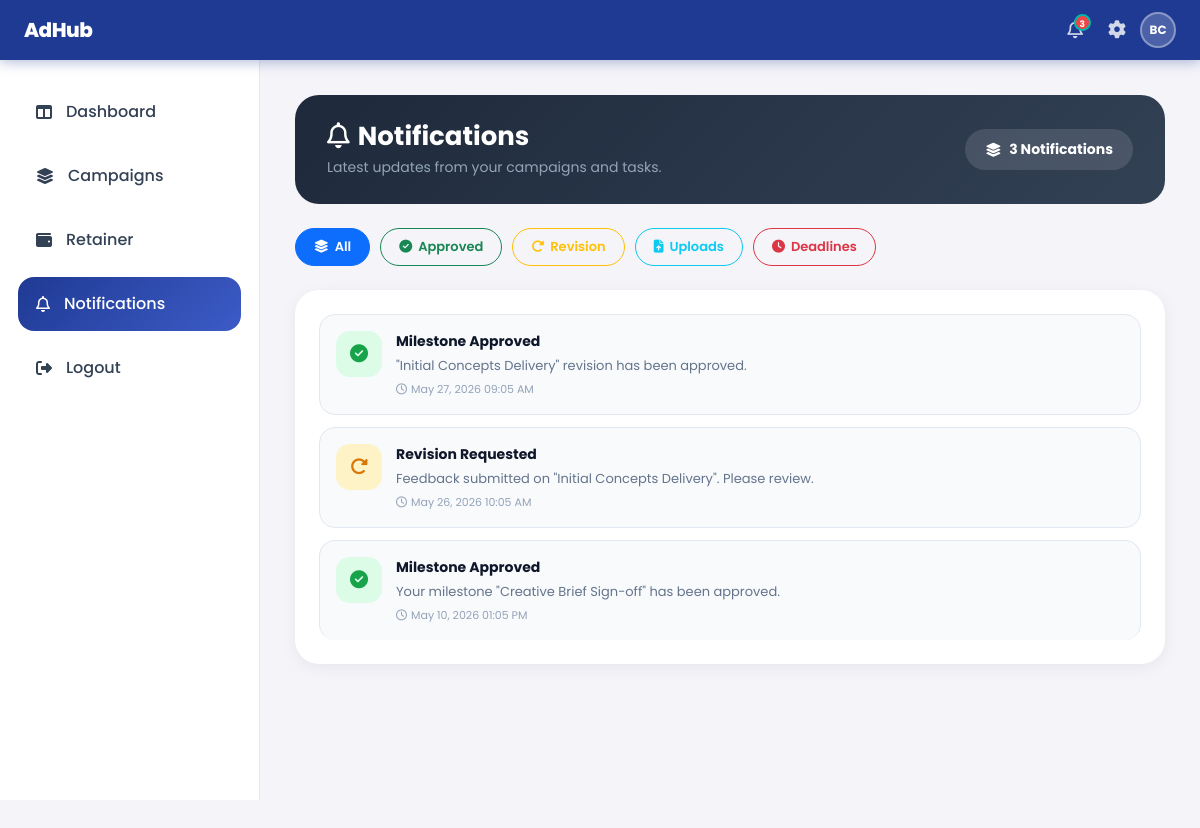
/client/notifications/notifications.php (signed in), run on the app's committed database.
### tables this page shows
CREATE TABLE notifications (
    notification_id INT          AUTO_INCREMENT PRIMARY KEY,
    user_id         INT          NULL,
    title           VARCHAR(255),
    message         TEXT,
    is_read         TINYINT(1)   NOT NULL DEFAULT 0,
    created_at      TIMESTAMP    DEFAULT CURRENT_TIMESTAMP,
    deleted_at      DATETIME     NULL DEFAULT NULL
);

### client/notifications/notifications.php (the view, shortened to what this page needs)
<?php
include('../../includes/topbar.php');
$user_id = $_SESSION['user_id'];
$filter = $_GET['filter'] ?? 'all';
$filterCondition = "";
$notifications = mysqli_query($conn,"
    SELECT *
    FROM notifications
    WHERE user_id = '$user_id'
    $filterCondition
    ORDER BY created_at DESC
");
?>
<!DOCTYPE html>
<html lang="en">
<head>
<link href="https://cdn.jsdelivr.net/npm/bootstrap@5.3.3/dist/css/bootstrap.min.css" rel="stylesheet">
<link rel="stylesheet" href="/AdHub_V2/assets/css/style.css">
<link rel="stylesheet" href="/AdHub_V2/assets/css/dashboard.css">
<link rel="stylesheet" href="https://cdnjs.cloudflare.com/ajax/libs/font-awesome/6.5.1/css/all.min.css"/>
</head>
<body>
<div class="sidebar">
    <div class="sidebar-menu">
        <a href="../dashboard/dashboard.php">
            <i class="fa-solid fa-table-columns"></i>
            Dashboard
        </a>
        <a href="../kanban/main_board.php">
            <i class="fa-solid fa-layer-group"></i>
            Campaigns
        </a>
        <a href="../retainer/retainer.php">
            <i class="fa-solid fa-wallet"></i>
            Retainer
        </a>
        <a href="notifications.php" class="active">
            <i class="fa-regular fa-bell"></i>
            Notifications
        </a>
        <a href="../../auth/logout.php">
            <i class="fa-solid fa-right-from-bracket"></i>
            Logout
        </a>
    </div>
</div>
<div class="main-content">
    <div class="page-banner">
        <div>
            <h1><i class="fa-regular fa-bell me-2"></i>Notifications</h1>
            <p>Latest updates from your campaigns and tasks.</p>
        </div>
        <div class="count-pill">
            <i class="fa-solid fa-layer-group"></i>
            <?= mysqli_num_rows($notifications); ?> Notifications
        </div>
    </div>
    <div class="filter-bar">
        <a href="notifications.php?filter=all"
           class="btn filter-btn <?= $filter == 'all' ? 'btn-primary' : 'btn-outline-primary'; ?>">
            <i class="fa-solid fa-layer-group"></i> All
        </a>
        <a href="notifications.php?filter=approved"
           class="btn filter-btn <?= $filter == 'approved' ? 'btn-success' : 'btn-outline-success'; ?>">
            <i class="fa-solid fa-circle-check"></i> Approved
        </a>
        <a href="notifications.php?filter=revision"
           class="btn filter-btn <?= $filter == 'revision' ? 'btn-warning' : 'btn-outline-warning'; ?>">
            <i class="fa-solid fa-rotate-right"></i> Revision
        </a>
        <a href="notifications.php?filter=upload"
           class="btn filter-btn <?= $filter == 'upload' ? 'btn-info' : 'btn-outline-info'; ?>">
            <i class="fa-solid fa-file-arrow-up"></i> Uploads
        </a>
        <a href="notifications.php?filter=deadline"
           class="btn filter-btn <?= $filter == 'deadline' ? 'btn-danger' : 'btn-outline-danger'; ?>">
            <i class="fa-solid fa-clock"></i> Deadlines
        </a>
    </div>
    <div class="dashboard-card">
        <div class="notification-list">
            <?php if(mysqli_num_rows($notifications) > 0): ?>
                <?php while($row = mysqli_fetch_assoc($notifications)) {
                    $icon  = "fa-bell";
                    $color = "icon-blue";
                    $titleLower = strtolower($row['title']);
                    if(str_contains($titleLower, 'approved')){
                        $icon  = "fa-circle-check";
                        $color = "icon-success";
                    } elseif(str_contains($titleLower, 'revision')){
                        $icon  = "fa-rotate-right";
                        $color = "icon-warning";
                    } elseif(str_contains($titleLower, 'upload')){
                        $icon  = "fa-file-arrow-up";
                        $color = "icon-blue";
                    } elseif(str_contains($titleLower, 'deadline')){
                        $icon  = "fa-clock";
                        $color = "icon-red";
                    }
                ?>
                <div class="notification-item">
                    <div class="notification-icon <?= $color; ?>">
                        <i class="fa-solid <?= $icon; ?>"></i>
                    </div>
                    <div class="notification-content">
                        <div class="notif-title"><?= htmlspecialchars($row['title']); ?></div>
                        <div class="notif-msg"><?= htmlspecialchars($row['message']); ?></div>
                        <div class="notif-date">
                            <i class="fa-regular fa-clock"></i>
                            <?= date('M d, Y h:i A', strtotime($row['created_at'])); ?>
                        </div>
                    </div>
                </div>
                <?php } ?>
            <?php endif; ?>
        </div>
    </div>
</div>
</body>
</html>

### assets/css/style.css (style rules this page uses)
* { margin: 0; padding: 0; }
:root { --primary:#1F3A93; --accent:#00B8A9; --bg:#F4F4F9; --text:#2E2E2E; }
body { font-family:'Poppins', sans-serif; background:var(--bg); color:var(--text); }

### assets/css/dashboard.css (style rules this page uses)
:root { --primary:#1F3A93; --primary-light:#3d5bc7; --accent:#00B8A9; --accent-dark:#009688; --bg:#F4F4F9; --text:#2E2E2E; --muted:#64748b; --card:#ffffff; --border:#e2e8f0; --topbar-h: 60px; }
* { margin:0; padding:0; box-sizing:border-box; }
body { font-family:'Poppins', sans-serif; background:var(--bg); color:var(--text); }
.sidebar { position:fixed; top: var(--topbar-h); left:0; width:260px; height: calc(100vh - var(--topbar-h)); background:white; border-right:1px solid var(--border); padding:25px 18px; overflow-y:auto; }
.sidebar-menu { display:flex; flex-direction:column; gap:10px; }
.sidebar-menu a { display:flex; align-items:center; gap:14px; padding:15px 18px; border-radius:16px; text-decoration:none; color:#334155; font-weight:500; transition:0.3s; }
.sidebar-menu a.active { background:linear-gradient( 135deg, var(--primary), var(--primary-light) ); color:white; }
.main-content { margin-left: 260px; padding: 35px 35px 35px; min-height: 100vh; }
.dashboard-card { background:white; border-radius:24px; padding:28px; box-shadow: 0 6px 22px rgba(15,23,42,0.05); }
.notification-item { display:flex; align-items:flex-start; gap:16px; padding:16px 10px; border-bottom:1px solid var(--border); }
.notification-item:last-child { border-bottom:none; }
.notification-icon { width:44px; height:44px; flex-shrink:0; display:flex; align-items:center; justify-content:center; border-radius:12px; color:white; }

### includes/topbar.php (style rules this page uses)
*, *::before, *::after { box-sizing: border-box; }
:root { --tb-h: 60px; --accent: #1F3A93; --accent-dark: #162d7a; --accent-lite: #e8ecf8; --accent-mid: #c5cef0; --white: #ffffff; --text-1: #111827; --text-2: #4b5563; --text-3: #9ca3af; --border: #e5e7eb; --surface: #f9fafb; --danger: #dc2626; --danger-bg: #fef2f2; --danger-bd: #fecaca; --r: 10px; --r-lg: 14px; --drop-notif: 320px; --drop-set: 290px; --shadow: 0 8px 30px rgba(0,0,0,.12), 0 2px 8px rgba(0,0,0,.06); }

### client/notifications/notifications.php (style rules this page uses)
.main-content { margin-left: 260px; padding: 35px; }
.page-banner { background: linear-gradient(135deg, #1e293b 0%, #334155 100%); border-radius: 24px; padding: 26px 32px; color: white; margin-bottom: 24px; display: flex; justify-content: space-between; align-items: center; flex-wrap: wrap; gap: 14px; }
.page-banner h1 { font-size: 26px; font-weight: 700; color: white; margin: 0 0 5px; }
.page-banner p { margin: 0; color: #94a3b8; font-size: 14px; }
.count-pill { background: rgba(255,255,255,0.12); border-radius: 50px; padding: 10px 20px; font-size: 14px; font-weight: 700; color: white; display: flex; align-items: center; gap: 8px; }
.filter-bar { display: flex; gap: 10px; flex-wrap: wrap; margin-bottom: 24px; }
.filter-btn { border-radius: 50px; font-size: 13px; font-weight: 600; padding: 8px 18px; display: flex; align-items: center; gap: 6px; transition: all 0.2s; }
.dashboard-card { background: white; border-radius: 24px; padding: 24px; box-shadow: 0 4px 16px rgba(15,23,42,0.06); }
.notification-list { display: flex; flex-direction: column; gap: 12px; }
.notification-item { display: flex; gap: 14px; padding: 16px; border-radius: 16px; background: #f8fafc; border: 1px solid #e2e8f0; align-items: flex-start; transition: box-shadow 0.15s, transform 0.15s; }
.notification-icon { width: 46px; height: 46px; min-width: 46px; border-radius: 14px; display: flex; align-items: center; justify-content: center; font-size: 18px; flex-shrink: 0; }
.icon-success { background: #dcfce7; color: #16a34a; }
.icon-warning { background: #fef3c7; color: #d97706; }
.notification-content { flex: 1; }
.notif-title { font-size: 14px; font-weight: 700; color: #0f172a; margin: 0 0 4px; }
.notif-msg { font-size: 13px; color: #64748b; margin: 0 0 6px; line-height: 1.5; }
.notif-date { font-size: 11px; color: #94a3b8; display: flex; align-items: center; gap: 4px; }

### data on the page
notifications: title "Milestone Approved", message "\"Initial Concepts Delivery\" revision has been approved.", created_at "May 27, 2026 09:05 AM"
notifications: title "Revision Requested", message "Feedback submitted on \"Initial Concepts Delivery\". Please review.", created_at "May 26, 2026 10:05 AM"
notifications: title "Milestone Approved", message "Your milestone \"Creative Brief Sign-off\" has been approved.", created_at "May 10, 2026 01:05 PM"

### other printed values
$unread_count "3"
$initials "BC"
mysqli_num_rows($notifications) "3"
